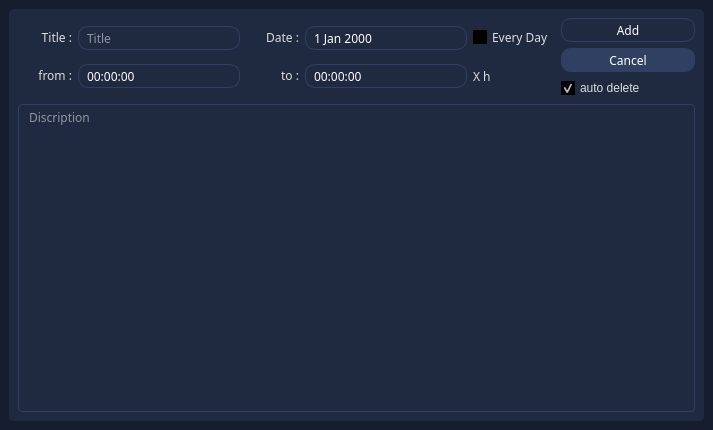
<?xml version="1.0" encoding="UTF-8"?>
<ui version="4.0">
 <class>add_todo</class>
 <widget class="QMainWindow" name="add_todo">
  <property name="geometry">
   <rect>
    <x>0</x>
    <y>0</y>
    <width>713</width>
    <height>430</height>
   </rect>
  </property>
  <property name="minimumSize">
   <size>
    <width>713</width>
    <height>430</height>
   </size>
  </property>
  <property name="maximumSize">
   <size>
    <width>713</width>
    <height>430</height>
   </size>
  </property>
  <property name="windowTitle">
   <string>Add Item</string>
  </property>
  <property name="windowIcon">
   <iconset>
    <normaloff>icons/hr logo.png</normaloff>icons/hr logo.png</iconset>
  </property>
  <property name="styleSheet">
   <string notr="true">background-color: rgb(21, 29, 47);</string>
  </property>
  <widget class="QWidget" name="centralwidget">
   <layout class="QGridLayout" name="gridLayout">
    <item row="0" column="0">
     <widget class="QFrame" name="frame">
      <property name="font">
       <font>
        <family>Yu Gothic UI Semibold</family>
       </font>
      </property>
      <property name="styleSheet">
       <string notr="true">#frame{
background-color: rgb(31, 41, 64);
 border-radius: 5px;
color:rgb(255,255,255);
	
}
QLabel,QCheckBox{

color: rgb(220, 220, 220);
}


#edit{
border: 2px solid rgb(198, 116, 69);
color: rgb(220, 220, 220);
}
#delete_item{
border: 2px solid rgb(218, 0, 3);
color: rgb(220, 220, 220);
}
#add_new_item{
border: 2px solid rgb(45, 208, 0);
color: rgb(220, 220, 220);
}
#edit:pressed , #delete_item:pressed , #add_new_item:pressed{
color: rgb(255, 255, 255);
	background-color: rgb(21, 29, 47);
}










QLabel,QCheckBox{
background-color: qradialgradient(spread:pad, cx:0.5, cy:0.5, radius:0.5, fx:0.5, fy:0.5, stop:0.243781 rgba(62, 62, 62, 0));
}


QLineEdit , QPushButton , QToolButton , QListWidget , QListWidget::item , QPushButton , QDateEdit,QTimeEdit
,QTextEdit
{
padding-left:6px;
padding-right:6px;
color:rgb(255,255,255);
border: 1px solid rgb(48, 64, 99);;
background-color: qradialgradient(spread:pad, cx:0.5, cy:0.5, radius:0.5, fx:0.5, fy:0.5, stop:0.243781 rgba(62, 62, 62, 0));
border-radius: 4px;

}


QListWidget{
background-color: rgb(23, 31, 49);

}


QPushButton , QToolButton,QLineEdit,QDateEdit,QTimeEdit{

border-radius: 10px;}




QScrollBar::sub-page:vertical ,QScrollBar::add-page:vertical{
background:rgb(24, 32, 49);}


QToolButton:pressed,QPushButton:pressed,QListWidget:item {
padding:1px;
background-color: rgb(20, 27, 45);}


QListWidget {
padding-top:8px;

}
 QPushButton , QToolButton{

padding:0px;
}


QScrollBar::handle:vertical,QListWidget:item:hover{
border-radius: 4px;
border: 2px solid rgb(164, 190, 217);
background-color: qradialgradient(spread:pad, cx:0.5, cy:0.5, radius:0.5, fx:0.5, fy:0.5, stop:0.243781 rgba(62, 62, 62, 0));
}


QListWidget::item:selected {
background-color: qradialgradient(spread:pad, cx:0.5, cy:0.5, radius:0.5, fx:0.5, fy:0.5, stop:0.243781 rgba(62, 62, 62, 0));

border: 2px solid rgb(17, 0, 255);
color:rgb(10, 57, 170);
}






QToolTip{
color:rgb(210,210,210);
background-color:rgb(42, 58, 94);
border-radius: 7px;
border: 2px solid rgb(0, 112, 187);
}
</string>
      </property>
      <property name="frameShape">
       <enum>QFrame::StyledPanel</enum>
      </property>
      <property name="frameShadow">
       <enum>QFrame::Raised</enum>
      </property>
      <layout class="QGridLayout" name="gridLayout_2" columnstretch="1,2,1,2,2,2">
       <item row="1" column="5">
        <widget class="QPushButton" name="cancel_bui">
         <property name="sizePolicy">
          <sizepolicy hsizetype="Minimum" vsizetype="Preferred">
           <horstretch>0</horstretch>
           <verstretch>0</verstretch>
          </sizepolicy>
         </property>
         <property name="minimumSize">
          <size>
           <width>74</width>
           <height>24</height>
          </size>
         </property>
         <property name="font">
          <font>
           <family>Yu Gothic UI Semibold</family>
          </font>
         </property>
         <property name="styleSheet">
          <string notr="true">background-color: rgb(48, 64, 99);
</string>
         </property>
         <property name="text">
          <string>Cancel</string>
         </property>
         <property name="shortcut">
          <string>Esc</string>
         </property>
        </widget>
       </item>
       <item row="0" column="5">
        <widget class="QPushButton" name="add_bui">
         <property name="sizePolicy">
          <sizepolicy hsizetype="Minimum" vsizetype="Preferred">
           <horstretch>0</horstretch>
           <verstretch>0</verstretch>
          </sizepolicy>
         </property>
         <property name="minimumSize">
          <size>
           <width>74</width>
           <height>24</height>
          </size>
         </property>
         <property name="font">
          <font>
           <family>Yu Gothic UI Semibold</family>
          </font>
         </property>
         <property name="styleSheet">
          <string notr="true"/>
         </property>
         <property name="text">
          <string>Add</string>
         </property>
         <property name="shortcut">
          <string/>
         </property>
        </widget>
       </item>
       <item row="3" column="0" colspan="6">
        <widget class="QTextEdit" name="discription">
         <property name="font">
          <font>
           <family>Yu Gothic UI Semibold</family>
          </font>
         </property>
         <property name="placeholderText">
          <string>Discription</string>
         </property>
        </widget>
       </item>
       <item row="2" column="5">
        <widget class="QCheckBox" name="auto_del">
         <property name="toolTip">
          <string>auto delete item from when done in the next day</string>
         </property>
         <property name="text">
          <string>auto delete</string>
         </property>
         <property name="checked">
          <bool>true</bool>
         </property>
        </widget>
       </item>
       <item row="0" column="0" rowspan="3" colspan="5">
        <layout class="QGridLayout" name="gridLayout_3" columnstretch="1,3,1,3,1">
         <item row="0" column="3">
          <widget class="QDateEdit" name="date">
           <property name="minimumSize">
            <size>
             <width>74</width>
             <height>24</height>
            </size>
           </property>
           <property name="font">
            <font>
             <family>Yu Gothic UI Semibold</family>
            </font>
           </property>
           <property name="buttonSymbols">
            <enum>QAbstractSpinBox::NoButtons</enum>
           </property>
          </widget>
         </item>
         <item row="0" column="4">
          <widget class="QCheckBox" name="evrey_day">
           <property name="font">
            <font>
             <family>Yu Gothic UI Semibold</family>
            </font>
           </property>
           <property name="text">
            <string>Every Day</string>
           </property>
          </widget>
         </item>
         <item row="0" column="0">
          <widget class="QLabel" name="label">
           <property name="font">
            <font>
             <family>Yu Gothic UI Semibold</family>
            </font>
           </property>
           <property name="text">
            <string>&lt;html&gt;&lt;head/&gt;&lt;body&gt;&lt;p align=&quot;right&quot;&gt;Title :&lt;/p&gt;&lt;/body&gt;&lt;/html&gt;</string>
           </property>
          </widget>
         </item>
         <item row="0" column="1">
          <widget class="QLineEdit" name="title">
           <property name="minimumSize">
            <size>
             <width>74</width>
             <height>24</height>
            </size>
           </property>
           <property name="font">
            <font>
             <family>Yu Gothic UI Semibold</family>
            </font>
           </property>
           <property name="placeholderText">
            <string>Title</string>
           </property>
          </widget>
         </item>
         <item row="0" column="2">
          <widget class="QLabel" name="label_5">
           <property name="font">
            <font>
             <family>Yu Gothic UI Semibold</family>
            </font>
           </property>
           <property name="text">
            <string>&lt;html&gt;&lt;head/&gt;&lt;body&gt;&lt;p align=&quot;right&quot;&gt;Date :&lt;/p&gt;&lt;/body&gt;&lt;/html&gt;</string>
           </property>
          </widget>
         </item>
         <item row="1" column="4">
          <widget class="QLabel" name="total_time">
           <property name="font">
            <font>
             <family>Yu Gothic UI Semibold</family>
            </font>
           </property>
           <property name="text">
            <string>X h</string>
           </property>
          </widget>
         </item>
         <item row="1" column="3">
          <widget class="QTimeEdit" name="to_time">
           <property name="minimumSize">
            <size>
             <width>74</width>
             <height>24</height>
            </size>
           </property>
           <property name="font">
            <font>
             <family>Yu Gothic UI Semibold</family>
            </font>
           </property>
           <property name="buttonSymbols">
            <enum>QAbstractSpinBox::NoButtons</enum>
           </property>
          </widget>
         </item>
         <item row="1" column="2">
          <widget class="QLabel" name="label_3">
           <property name="font">
            <font>
             <family>Yu Gothic UI Semibold</family>
            </font>
           </property>
           <property name="text">
            <string>&lt;html&gt;&lt;head/&gt;&lt;body&gt;&lt;p align=&quot;right&quot;&gt;to :&lt;/p&gt;&lt;/body&gt;&lt;/html&gt;</string>
           </property>
          </widget>
         </item>
         <item row="1" column="1">
          <widget class="QTimeEdit" name="from_time">
           <property name="minimumSize">
            <size>
             <width>74</width>
             <height>24</height>
            </size>
           </property>
           <property name="font">
            <font>
             <family>Yu Gothic UI Semibold</family>
            </font>
           </property>
           <property name="buttonSymbols">
            <enum>QAbstractSpinBox::NoButtons</enum>
           </property>
          </widget>
         </item>
         <item row="1" column="0">
          <widget class="QLabel" name="label_2">
           <property name="font">
            <font>
             <family>Yu Gothic UI Semibold</family>
            </font>
           </property>
           <property name="text">
            <string>&lt;html&gt;&lt;head/&gt;&lt;body&gt;&lt;p align=&quot;right&quot;&gt;from :&lt;/p&gt;&lt;/body&gt;&lt;/html&gt;</string>
           </property>
          </widget>
         </item>
        </layout>
       </item>
      </layout>
     </widget>
    </item>
   </layout>
  </widget>
 </widget>
 <tabstops>
  <tabstop>title</tabstop>
  <tabstop>date</tabstop>
  <tabstop>evrey_day</tabstop>
  <tabstop>from_time</tabstop>
  <tabstop>to_time</tabstop>
  <tabstop>discription</tabstop>
  <tabstop>add_bui</tabstop>
  <tabstop>cancel_bui</tabstop>
  <tabstop>auto_del</tabstop>
 </tabstops>
 <resources/>
 <connections/>
</ui>
